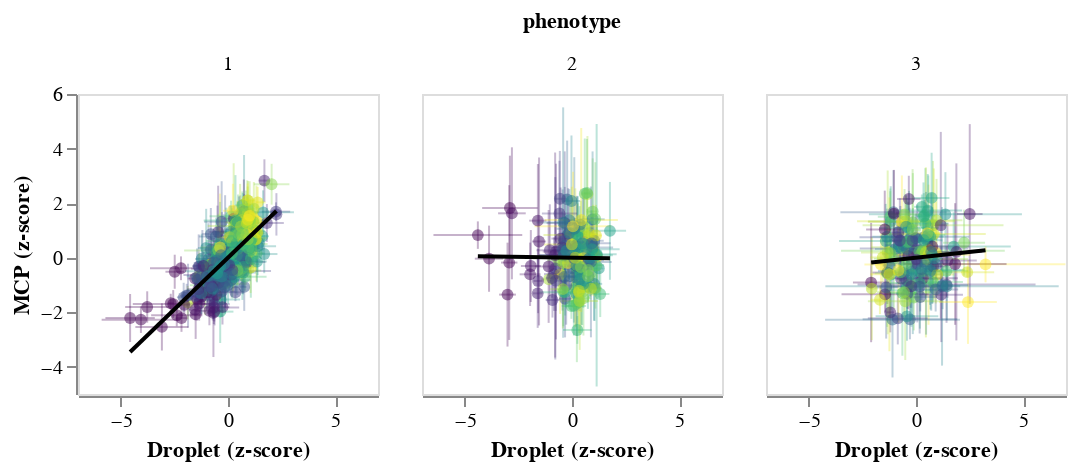

Here is the notebook cell this chart was saved with:
### Markdown cell above
- Aggregate ROIs for each phenotype

### Code cell
scaled_scatter_byPhenotype = (plot_scatter_time(df2, asize=(150,150))
    .facet(facet="phenotype:N", columns=5)
    .configure_axis(grid=False)
)

altsave(scaled_scatter_byPhenotype,
    str(report_dir.joinpath("scatterZscoreWithTime.svg")))

altsave(scaled_scatter_byPhenotype,
    str(report_dir.joinpath("scatterZscoreWithTime.vl.json")))


scaled_scatter_byPhenotype

### Figure 1 — Vega-Lite specification as saved in the notebook (floating-point values rounded to 4 significant figures; data arrays with more than 128 entries replaced by an {"elided": "..."} marker saying what was removed)
{"config": {"view": {"continuousWidth": 400, "continuousHeight": 300}, "axis": {"grid": false}}, "data": {"name": "data-2d088840d31d950772e7e3b7f84d1671"}, "facet": {"type": "nominal", "field": "phenotype"}, "spec": {"layer": [{"mark": "errorbar", "encoding": {"color": {"type": "quantitative", "field": "rel_time", "legend": null, "scale": {"scheme": "viridis"}}, "opacity": {"value": 0.3}, "x": {"type": "quantitative", "field": "droplet_mean_z"}, "y": {"type": "quantitative", "field": "ymax", "title": "MCP (z-score)"}, "y2": {"field": "ymin"}}, "height": 150, "transform": [{"calculate": "datum.droplet_mean_z - datum.droplet_error_z", "as": "xmin"}, {"calculate": "datum.droplet_mean_z + datum.droplet_error_z", "as": "xmax"}, {"calculate": "datum.mcp_mean_z - datum.mcp_error_z", "as": "ymin"}, {"calculate": "datum.mcp_mean_z + datum.mcp_error_z", "as": "ymax"}], "width": 150}, {"mark": "errorbar", "encoding": {"color": {"type": "quantitative", "field": "rel_time", "legend": null, "scale": {"scheme": "viridis"}}, "opacity": {"value": 0.3}, "x": {"type": "quantitative", "field": "xmin", "title": "Droplet (z-score)"}, "x2": {"field": "xmax"}, "y": {"type": "quantitative", "field": "mcp_mean_z"}}, "height": 150, "transform": [{"calculate": "datum.droplet_mean_z - datum.droplet_error_z", "as": "xmin"}, {"calculate": "datum.droplet_mean_z + datum.droplet_error_z", "as": "xmax"}, {"calculate": "datum.mcp_mean_z - datum.mcp_error_z", "as": "ymin"}, {"calculate": "datum.mcp_mean_z + datum.mcp_error_z", "as": "ymax"}], "width": 150}, {"mark": {"type": "point", "filled": true}, "encoding": {"color": {"type": "quantitative", "field": "rel_time", "scale": {"scheme": "viridis"}}, "opacity": {"value": 0.5}, "size": {"value": 35}, "x": {"type": "quantitative", "field": "droplet_mean_z"}, "y": {"type": "quantitative", "field": "mcp_mean_z"}}, "height": 150, "transform": [{"calculate": "datum.droplet_mean_z - datum.droplet_error_z", "as": "xmin"}, {"calculate": "datum.droplet_mean_z + datum.droplet_error_z", "as": "xmax"}, {"calculate": "datum.mcp_mean_z - datum.mcp_error_z", "as": "ymin"}, {"calculate": "datum.mcp_mean_z + datum.mcp_error_z", "as": "ymax"}], "width": 150}, {"mark": {"type": "line", "color": "black"}, "encoding": {"x": {"type": "quantitative", "field": "droplet_mean_z"}, "y": {"type": "quantitative", "field": "mcp_mean_z"}}, "height": 150, "transform": [{"calculate": "datum.droplet_mean_z - datum.droplet_error_z", "as": "xmin"}, {"calculate": "datum.droplet_mean_z + datum.droplet_error_z", "as": "xmax"}, {"calculate": "datum.mcp_mean_z - datum.mcp_error_z", "as": "ymin"}, {"calculate": "datum.mcp_mean_z + datum.mcp_error_z", "as": "ymax"}, {"on": "droplet_mean_z", "regression": "mcp_mean_z"}], "width": 150}], "resolve": {"scale": {"x": "shared", "y": "shared"}}}, "columns": 5, "$schema": "https://vega.github.io/schema/vega-lite/v4.8.1.json", "datasets": {"data-2d088840d31d950772e7e3b7f84d1671": {"elided": "606 records"}}}
